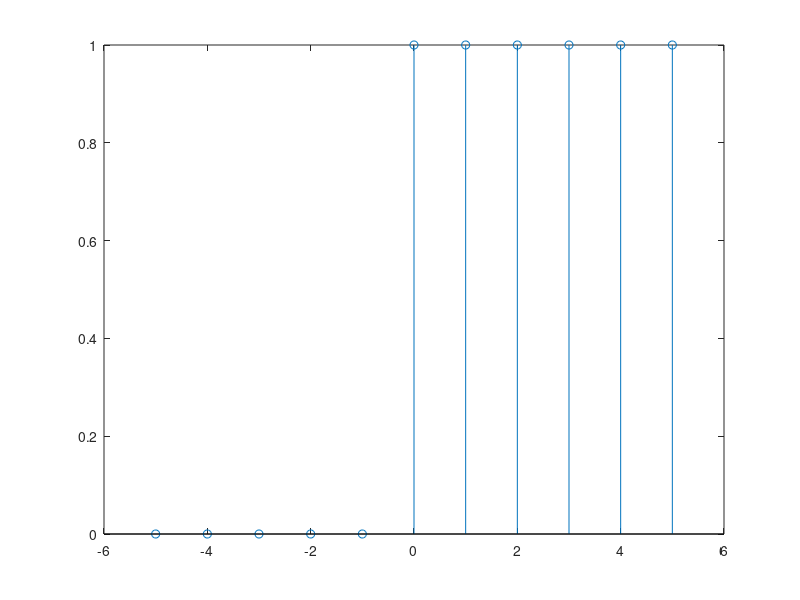
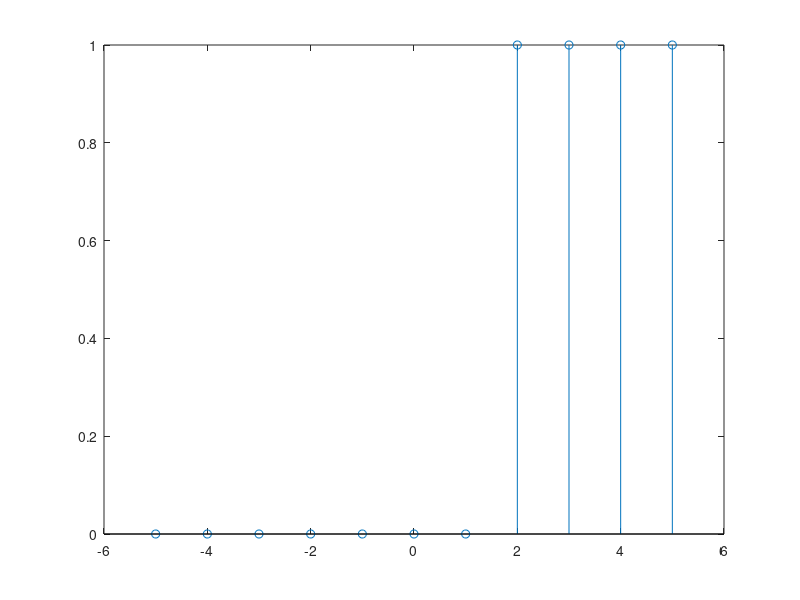
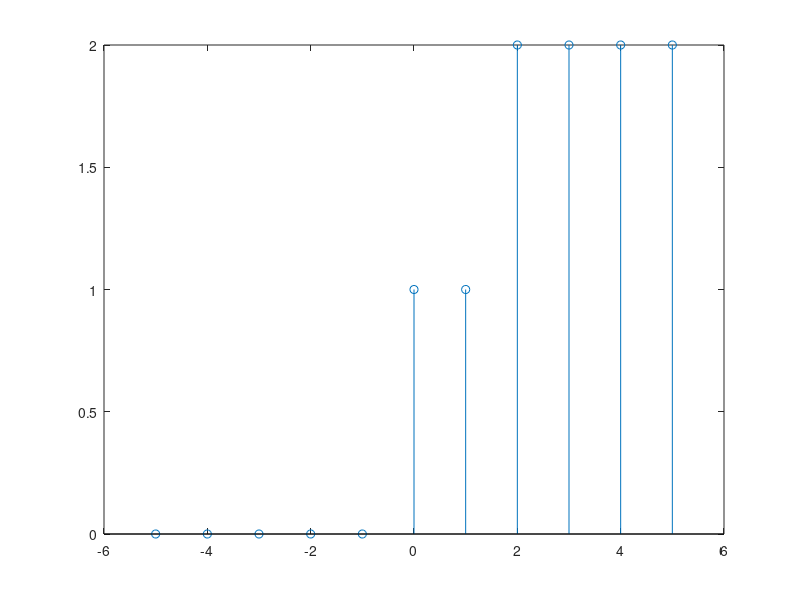

Recreate these plots in MATLAB, in order.
%%Signals1
1; %Prevent Octave from thinking that this is a function file
function y = mystep1(x)
	y = x;
	for i = 1:length(x)
		switch(x(i) >= 0)
			case 1	%true
				y(i) = 1;
			otherwise
				y(i) = 0;
		endswitch
	endfor
endfunction
%step function:
t = -5:1:5; %range var
step0 = mystep1(t);
stem(t,step0);
keyboard;
figure;
%delayed step function:
step0del2 = mystep1(t-2)
stem(t,step0del2);	% time t is a vector..
keyboard;
figure;
y1 = step0 + step0del2;
stem(t,y1);
% Vld. how to define a "delay" block??
%tsim